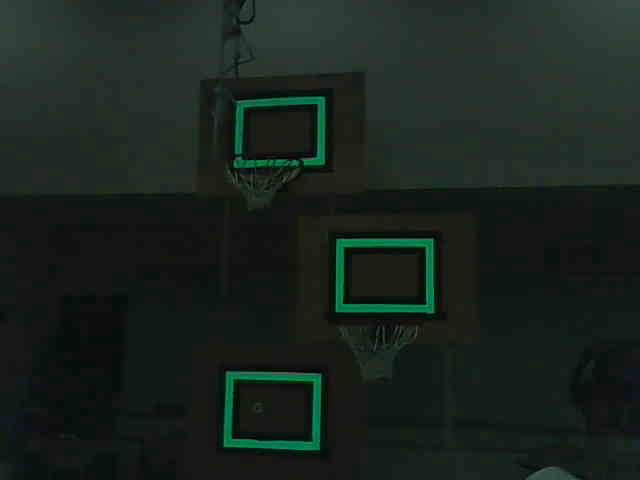
#> input picture learn/ani/vision/2012-retroreflective-targets.jpg, 640 x 480 px
$ python -i target_detection_img.py   (imports and definitions only)
#> lines starting #> are read from the running program, lines starting #| are printed output that depends on the picture; after the words box and inside, x2 and y2 are one past the last pixel; in counts of white or black regions, pixels touching at a corner belong together
#> further down, picture is the input picture: shape (480, 640, 3); mean B, G, R 29.8, 34.9, 24.9
### learn/ani/vision/experimental/img_utils.py
from pathlib import Path
import cv2
import numpy as np


class GeneralUtils:
    # [69 lines left out: functions get_contour_centers, get_bbox_centers, calculate_iou, generate_bboxes, get_distinct_bboxes, connect_similar_contours, not called in this run]

    def get_largest_contour(self, contours):
        areas = [cv2.contourArea(contour) for contour in contours]
        return contours[np.argmax(areas)]

    def filter_contours_area(self, contours, area_thresh, keep_big=True):
        filtered = []
        for contour in contours:
            if keep_big and cv2.contourArea(contour) > area_thresh:
                filtered.append(contour)
            elif not keep_big and cv2.contourArea(contour) < area_thresh:
                filtered.append(contour)

        return filtered

    # [44 lines left out: functions filter_contours_closed, blacken_small_noise, equalize_hist_colored, unsharp_mask, smoother_edges, not called in this run]


class ShapeDetector:
    def detect_shape(self, contour, num_sides):
        """Returns True if shape with provided number of sides is detected with supplied closed contour and is convex, False otherwise."""
        # must be closed contour
        perimeter = cv2.arcLength(contour, True)
        approx = cv2.approxPolyDP(contour, 0.05 * perimeter, True)

        if len(approx) == num_sides and cv2.isContourConvex(approx):
            return True

        return False

    def get_contours_of_shape(self, contours, num_sides):
        new_contours = []
        for contour in contours:
            if self.detect_shape(contour, num_sides):
                new_contours.append(contour)

        return new_contours


class DisplayUtils:
    def display_img(self, img, window_name="img", wait_key=-1):
        cv2.imshow(window_name, img)
        cv2.waitKey(wait_key)

    # [53 lines left out: functions detect_draw_contours, draw_bboxes, draw_circles, create_img_grid, create_img_grid_list, not called in this run]

### learn/ani/vision/experimental/target_detection_img.py
import cv2
import numpy as np

from img_utils import DisplayUtils, GeneralUtils, ShapeDetector


shape_detector = ShapeDetector()
utils = GeneralUtils()
display_utils = DisplayUtils()


def draw_targets(frame):
    gray = cv2.cvtColor(frame, cv2.COLOR_BGR2GRAY)

    blurred = cv2.GaussianBlur(gray, (3, 3), 0)
    # thresh = cv2.adaptiveThreshold(
    #     blurred, 255, cv2.ADAPTIVE_THRESH_GAUSSIAN_C, cv2.THRESH_BINARY, 201, 0
    # )
    _, thresh = cv2.threshold(blurred, 0, 255, cv2.THRESH_OTSU)

    median = np.median(gray)
    sigma = 0.33
    lower_thresh = int(max(0, (1.0 - sigma) * median))
    upper_thresh = int(min(255, (1.0 + sigma) * median))
    canny = cv2.Canny(thresh, lower_thresh, upper_thresh)

    contours, hierarchy = cv2.findContours(
        canny, cv2.RETR_TREE, cv2.CHAIN_APPROX_SIMPLE
    )
    contours = utils.filter_contours_area(contours, 1000)

    hexagons = shape_detector.get_contours_of_shape(contours, 6)

    ### Drawing ###
    contour_img = frame.copy()
    hexagons_img = frame.copy()

    cv2.drawContours(contour_img, contours, -1, (0, 0, 255), 3)
    cv2.drawContours(hexagons_img, hexagons, -1, (0, 255, 0), 3)

    frame_list = [frame, thresh, canny, contour_img, hexagons_img]
    return frame_list


def get_hexagon_contour(frame):
    gray = cv2.cvtColor(frame, cv2.COLOR_BGR2GRAY)
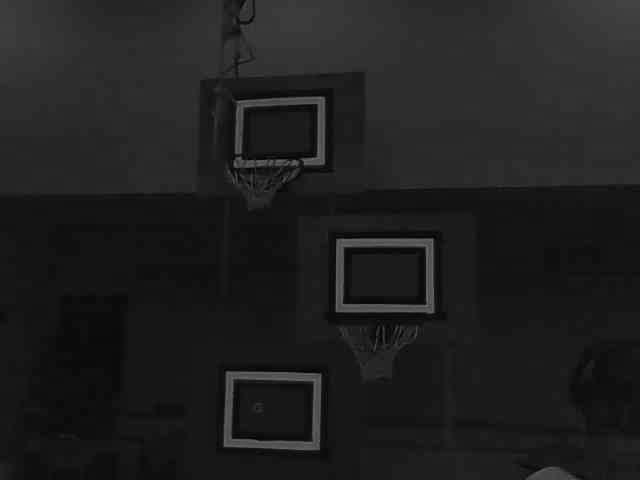
#> gray: shape (480, 640); min 0, max 114, mean 31.3

    blurred = cv2.GaussianBlur(gray, (3, 3), 0)
    # thresh = cv2.adaptiveThreshold(
    #     blurred, 255, cv2.ADAPTIVE_THRESH_GAUSSIAN_C, cv2.THRESH_BINARY, 201, 0
    # )
    _, thresh = cv2.threshold(blurred, 0, 255, cv2.THRESH_OTSU)
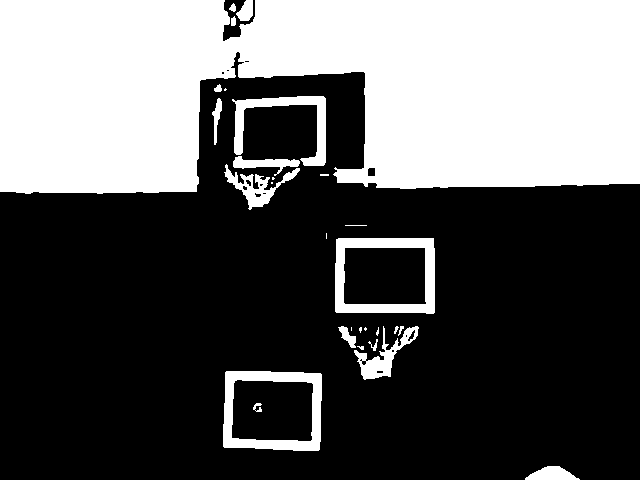
#> thresh: shape (480, 640); 37% white; 29 white regions (10 under 20 px), largest, box (x1, y1, x2, y2) and area: (0, 0, 640, 194) 101621, (335, 238, 435, 314) 2961, (223, 371, 322, 451) 2947

    median = np.median(gray)
#> median = 26
    sigma = 0.33
    lower_thresh = int(max(0, (1.0 - sigma) * median))
#> lower_thresh = 17
    upper_thresh = int(min(255, (1.0 + sigma) * median))
#> upper_thresh = 34
    canny = cv2.Canny(thresh, lower_thresh, upper_thresh)
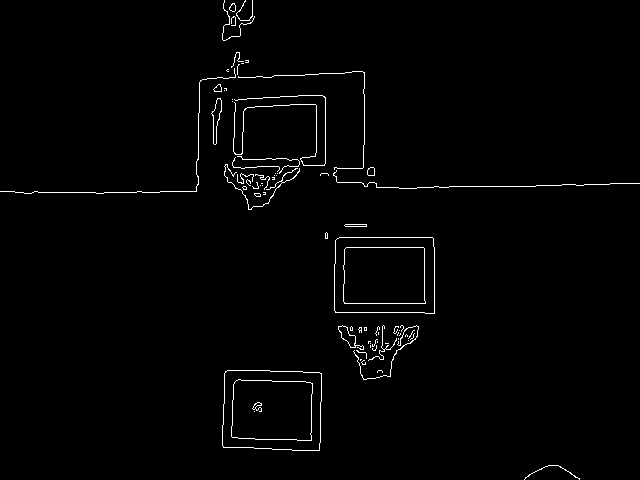
#> canny: shape (480, 640); 1.4% white in thin lines or dots

    contours, hierarchy = cv2.findContours(
        canny, cv2.RETR_TREE, cv2.CHAIN_APPROX_SIMPLE
    )
#> contours = 94 contours, 70 with area under 20; largest, box (x1, y1, x2, y2) and area: (222, 370, 322, 451) 7548, (222, 370, 322, 451) 7546, (334, 237, 435, 314) 7466, (334, 237, 435, 314) 7465, (231, 379, 313, 441) 4600
    contours = utils.filter_contours_area(contours, 1000)
#> the loop in filter_contours_area, `for contour in contours:` made 94 passes
#> contour on passes 7, 11, 14, 15, 16, 17, 19, 21, 24, 26, 28, 29: [[254, 411]], [[360, 359], [360, 360], [361, 359]], [[370, 345], [370, 347]], [[385, 343], [388, 343]], [[370, 343]], [[377, 341], [377, 342]], [[408, 340]], [[398, 338], [398, 339]], [[400, 333], [400, 334], [399, 335], [400, 334]], [[378, 332], [378, 334]], [[399, 330]], [[364, 327], [364, 330], [366, 330], [366, 327]]
#> after the loop in filter_contours_area, `for contour in contours:`: filtered = 8 contours; box (x1, y1, x2, y2) and area: (222, 370, 322, 451) 7548, (222, 370, 322, 451) 7546, (334, 237, 435, 314) 7466, (334, 237, 435, 314) 7465, (231, 379, 313, 441) 4600, (231, 379, 313, 441) 4598, (343, 247, 426, 304) 4503, (343, 247, 426, 304) 4502
#> contours has the same summary as filtered in filter_contours_area

    hexagons = shape_detector.get_contours_of_shape(contours, 6)
#> the loop in get_contours_of_shape, `for contour in contours:` made 8 passes
#> (perimeter in detect_shape, approx in detect_shape) on passes 1 to 8: (350.4, [[225, 371], [223, 447], [319, 450], [321, 373]]), (348, [[224, 373], [319, 372], [319, 449], [224, 447]]), (276, [[234, 382], [232, 437], [311, 440], [312, 383]]), (274.9, [[234, 382], [310, 382], [311, 439], [232, 437]]), (347.3, [[335, 240], [335, 312], [434, 313], [432, 237]]), (346.1, [[335, 240], [432, 237], [434, 312], [336, 312]]), (273.3, [[344, 249], [344, 303], [425, 303], [423, 247]]), (272.1, [[344, 249], [423, 247], [425, 302], [345, 303]])
#> after the loop in get_contours_of_shape, `for contour in contours:`: new_contours = []
#> hexagons = []

    if len(hexagons) == 0:
        return hexagons

    hexagon = utils.get_largest_contour(hexagons)

    return hexagon


def get_target_centroid(frame):
    hexagon_contour = get_hexagon_contour(frame)

    if len(hexagon_contour) == 0:
        return hexagon_contour

    centroids = utils.get_contour_centers([hexagon_contour])

    return centroids[0]


def get_target_corners(frame):

    hexagon_contour = get_hexagon_contour(frame)
#> hexagon_contour = []
    if len(hexagon_contour) == 0:
        return hexagon_contour

    perimeter = cv2.arcLength(hexagon_contour, True)
    approx = cv2.approxPolyDP(hexagon_contour, 0.05 * perimeter, True)

    return approx

>>> import cv2
>>> picture = cv2.imread('../2012-retroreflective-targets.jpg')
>>> result = get_target_corners(picture)
#> result = []
